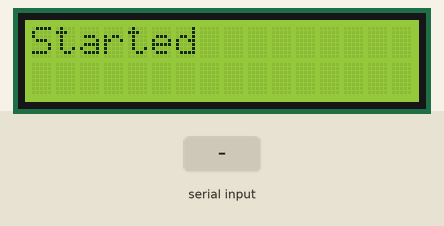
Simulated run of this sketch. Board: Arduino Uno, built with avr-gcc and run on an emulated ATmega328P. On the bench: 16×2 character LCD. The inputs (shaded band) are chosen by the test bench.

Above: at 1.2 s.
1.3 s: "1" received over Serial
At 3.4 s:
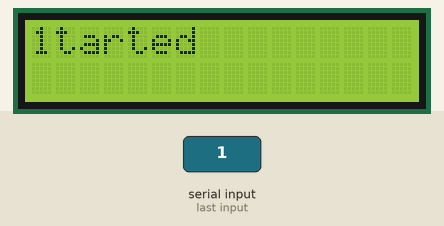
3.8 s: "0" received over Serial
At 5.3 s:
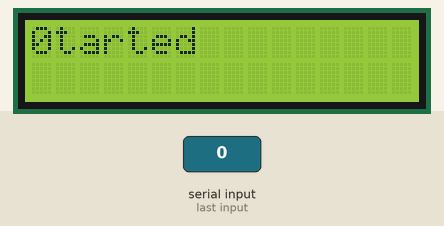
6.3 s: "2" received over Serial
At 8.4 s:
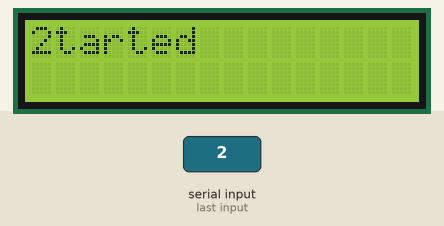
Timing chart, 0 to 9.9 s (numbered marks = the images above; inputs shaded):
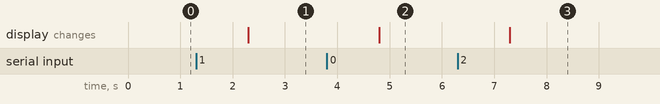

The sketch:

lcd_serial.ino
```cpp
#include <LiquidCrystal.h>

LiquidCrystal lcd(2, 3, 4, 5, 6, 7);
String str;

void setup()
{
    Serial.begin(9600);
    lcd.begin(16, 2);
    lcd.setCursor(0, 0);
    lcd.print("Started");
}

void loop()
{
    if (Serial.available() > 0)
    {
        str = Serial.readString();
        lcd.setCursor(0, 0);
        lcd.print(str);
    }
}
```

LCD.cpp
```cpp
#include <Arduino.h>
#include <LiquidCrystal.h>

// VARIABLE DECLARATION
const int rs = 2; // Register Select
const int enable = 3;
const int D4 = 4;
const int D5 = 5;
const int D6 = 6;
const int D7 = 7;

LiquidCrystal lcd(rs, enable, D4, D5, D6, D7);

void setup() {
  lcd.begin(16, 2);
  lcd.print("Bonjour");
  lcd.setCursor(0, 1);
  lcd.print("Ca va");
}

void loop() {}
```

Measured:
- after the input at 1.3 s, the display: changes after 1.0 s (image 1)
- after the input at 3.8 s, the display: changes after 1.0 s (image 2)
- after the input at 6.3 s, the display: changes after 1.0 s (image 3)
